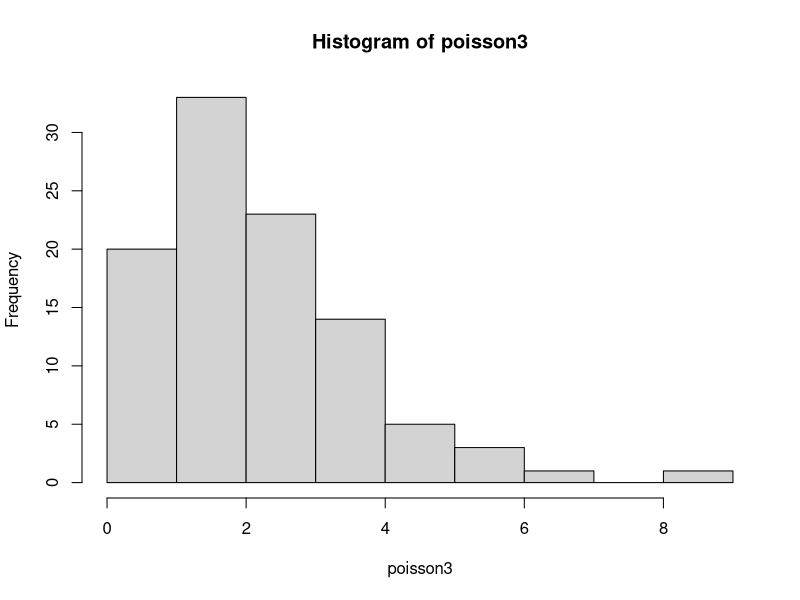
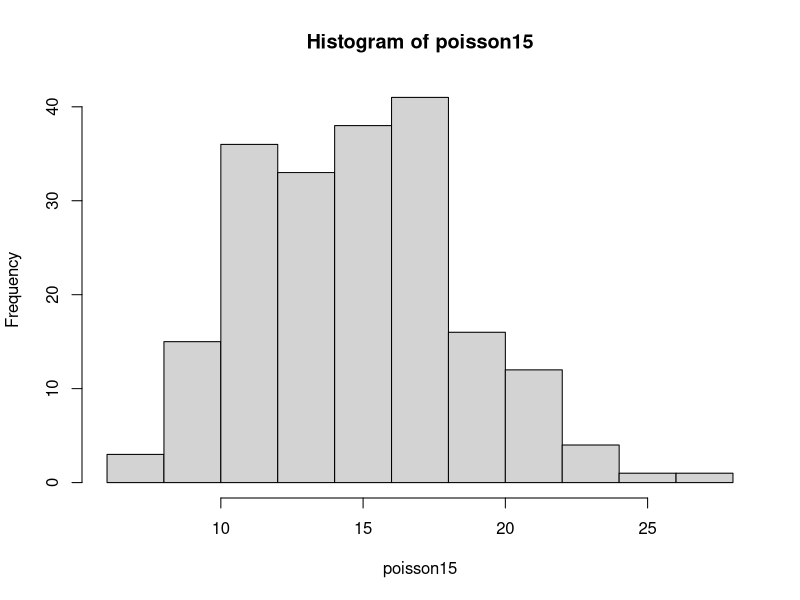
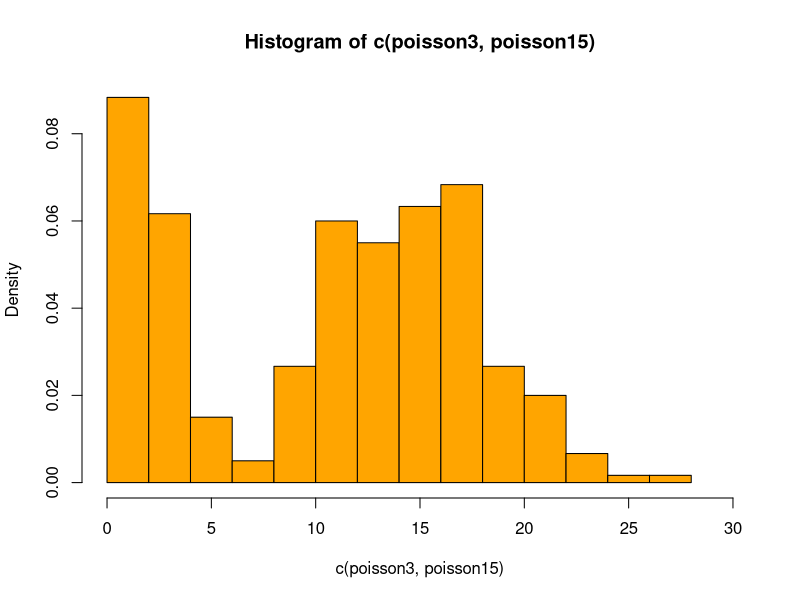
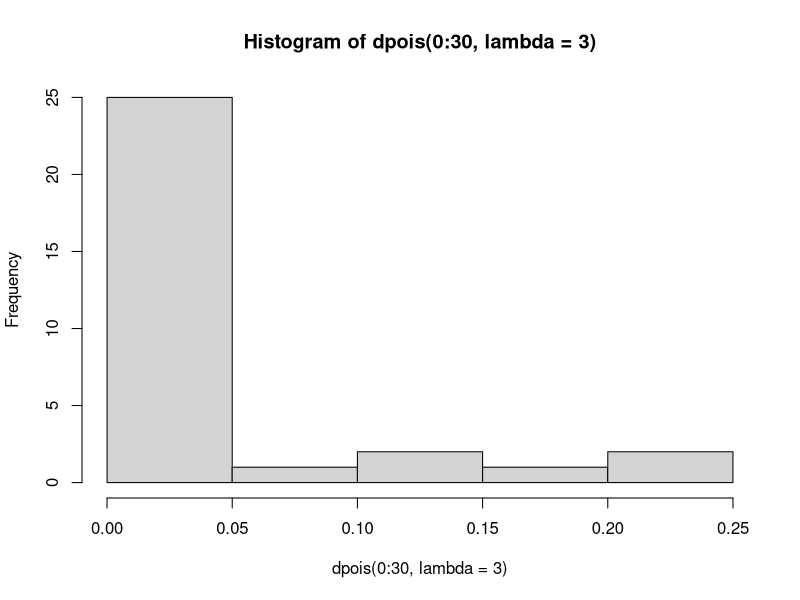
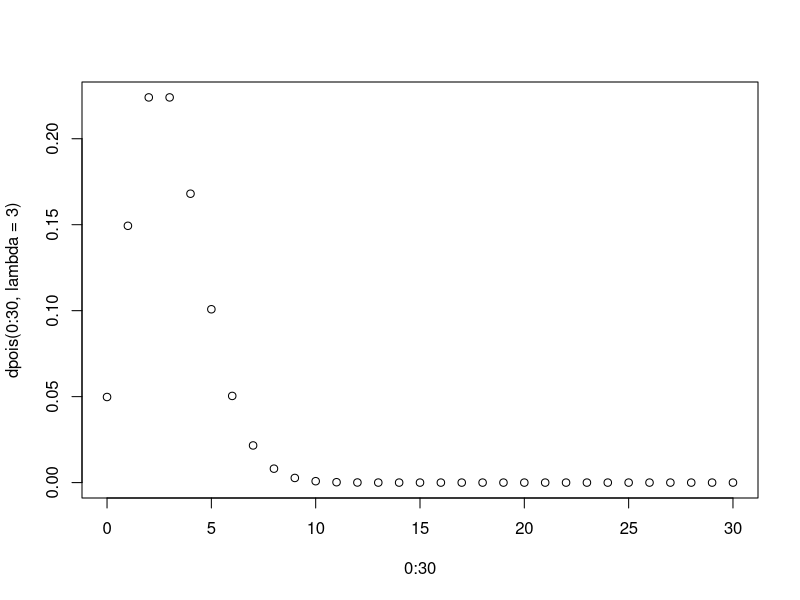

R code for these plots, in order:
## ---- chunk 1
poisson3 <- rpois(n=100, lambda=3)
hist(poisson3)
## ---- chunk 2
poisson15 <- rpois(n=200, lambda=15)
hist(poisson15)
## ---- chunk 3
true_class <- rep(c(1,2), c(100,200))
## ---- chunk 4
hist(c(poisson3, poisson15), col="orange", probability=TRUE, xlim=c(0,30))
hist(dpois(0:30, lambda=3))
plot(0:30, dpois(0:30, lambda=3))
#curve(1/3 * dpois(as.integer(x), lambda=3) + 2/3 * dpois(as.integer(x), lambda=15), 0, 5, col="red", add=TRUE)
## ---- chunk 5
EM_init_poisson <- function(X, K) {
  pi <- rep(1/K, times=K)
  lambda <- 1:K
  return(c(pi, lambda))
}
## ---- chunk 6
# theta <- c(pi_k, lambda_k)
E_step_poisson <- function(X, K, theta) {
  pi <- theta[1:K]
  lambda <- theta[(K+1):(2*K)]
  t <- matrix(0, nrow=length(X), ncol=K)
  for (i in 1:length(X)) {
    for (k in 1:K) {
      t[i,k] <- (pi[k] * dpois(X[i],lambda[k])) / sum(pi * dpois(X[i],lambda))
    }
  }
  return(t)
}
## ---- chunk 7
M_step_poisson <- function(X, K, t) {
  lambda <- sapply(1:K, function(k) sum(t[,k]*X) / sum(t[,k]))
  pi <- sapply(1:K, function(k) sum(t[,k]) / length(X))
  return(c(pi, lambda))
}
## ---- chunk 8
# initialization
X <- c(poisson3, poisson15)
K <- 2
theta <- EM_init_poisson(X, K)
repeat {
  t <- E_step_poisson(X, K, theta)
  new_theta <- M_step_poisson(X, K, t)
  if (sum((theta - new_theta)^2) / sum(theta^2) < 1e-6) {
    break
  }
  theta <- new_theta
}
print(new_theta)
